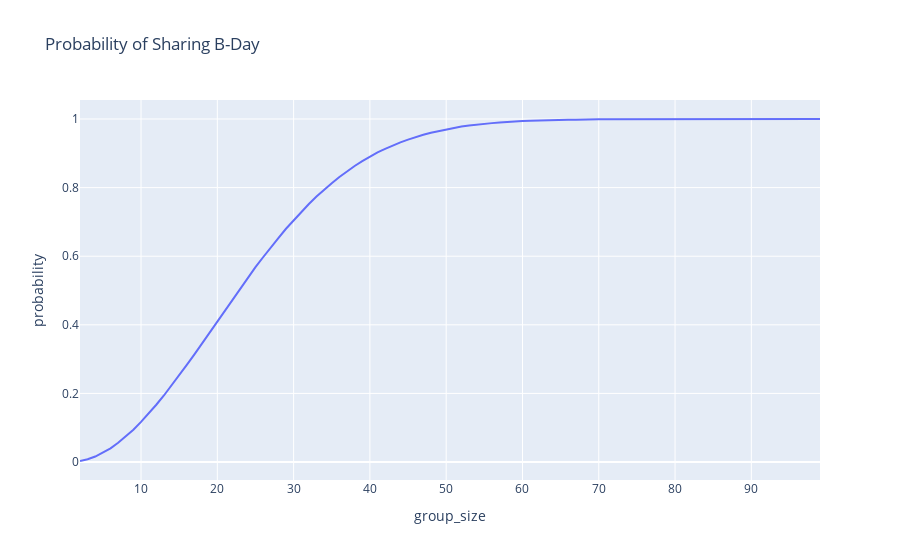

The cell this chart's notebook holds for it:
### Code cell
#import dependencies
import pandas as pd
import plotly.express as px
#set number of days in a year
numerator = 366
denominator = 366
#create empty list to store dictionary
probabilities = []
#for loop to generate probabilities
for i in range(2, 100):
    numerator = numerator * (366 + 1 - i)
    denominator = denominator * 366
    probabilities.append({'group_size':i, 'probability':round(1 - (numerator / denominator), 3)})
    #print(round(probabilities, 3))
#load dataframe
df = pd.DataFrame(probabilities)
#graph probabilities
fig = px.line(df, x='group_size', y='probability', title='Probability of Sharing B-Day')
fig.show()

### Figure 1 — Plotly figure (JSON) as saved in the notebook; plotly's stock layout.template omitted (floating-point values rounded to 4 significant figures)
{"data": [{"hovertemplate": "group_size=%{x}<br>probability=%{y}<extra></extra>", "legendgroup": "", "line": {"color": "#636efa", "dash": "solid"}, "marker": {"symbol": "circle"}, "mode": "lines", "name": "", "orientation": "v", "showlegend": false, "type": "scatter", "x": [2, 3, 4, 5, 6, 7, 8, 9, 10, 11, 12, 13, 14, 15, 16, 17, 18, 19, 20, 21, 22, 23, 24, 25, 26, 27, 28, 29, 30, 31, 32, 33, 34, 35, 36, 37, 38, 39, 40, 41, 42, 43, 44, 45, 46, 47, 48, 49, 50, 51, 52, 53, 54, 55, 56, 57, 58, 59, 60, 61, 62, 63, 64, 65, 66, 67, 68, 69, 70, 71, 72, 73, 74, 75, 76, 77, 78, 79, 80, 81, 82, 83, 84, 85, 86, 87, 88, 89, 90, 91, 92, 93, 94, 95, 96, 97, 98, 99], "xaxis": "x", "y": [0.003, 0.008, 0.016, 0.027, 0.04, 0.056, 0.074, 0.094, 0.117, 0.141, 0.167, 0.194, 0.223, 0.252, 0.283, 0.314, 0.346, 0.378, 0.411, 0.443, 0.475, 0.506, 0.537, 0.568, 0.597, 0.626, 0.653, 0.68, 0.705, 0.729, 0.752, 0.774, 0.794, 0.813, 0.831, 0.848, 0.863, 0.877, 0.891, 0.903, 0.913, 0.923, 0.932, 0.94, 0.948, 0.954, 0.96, 0.965, 0.97, 0.974, 0.978, 0.981, 0.984, 0.986, 0.988, 0.99, 0.992, 0.993, 0.994, 0.995, 0.996, 0.997, 0.997, 0.998, 0.998, 0.998, 0.999, 0.999, 0.999, 0.999, 0.999, 1, 1, 1, 1, 1, 1, 1, 1, 1, 1, 1, 1, 1, 1, 1, 1, 1, 1, 1, 1, 1, 1, 1, 1, 1, 1, 1], "yaxis": "y"}], "layout": {"legend": {"tracegroupgap": 0}, "title": {"text": "Probability of Sharing B-Day"}, "xaxis": {"anchor": "y", "domain": [0, 1], "title": {"text": "group_size"}}, "yaxis": {"anchor": "x", "domain": [0, 1], "title": {"text": "probability"}}}}
